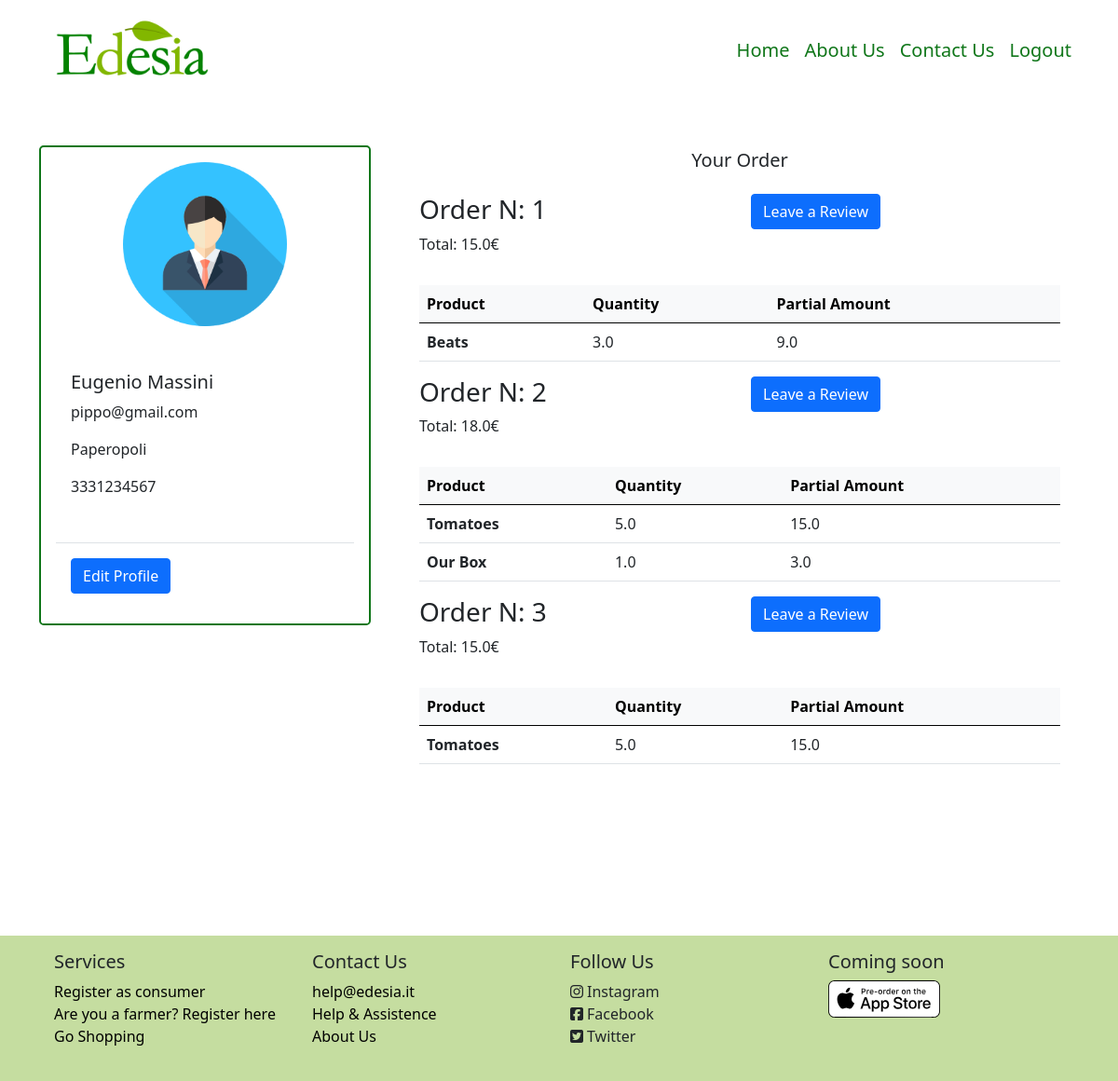
/consumer/1 (signed in), run on the app's committed database.
### model.py (models this page shows, shortened)
class Consumer(db.Model):
    id = db.Column(db.Integer, db.ForeignKey('user.id'), primary_key=True)
    consumer_name = db.Column(db.String(50), nullable=False)
    consumer_surname = db.Column(db.String(50), nullable=False)
    consumer_address = db.Column(db.String(50), nullable=False)
    consumer_phone = db.Column(db.String(12), nullable=False)
    __mapper_args__ = {
        'polymorphic_identity': 'consumer',
    }

class User (UserMixin, db.Model):
    id = db.Column(db.Integer, primary_key=True)  # Auto-incrementing
    email = db.Column(db.String(50), unique=True, nullable=False)
    name = db.Column(db.String(50), nullable=False)
    password_hash = db.Column(db.String(200), nullable=False)
    roleid = db.Column(db.Integer, db.ForeignKey('role.id'))
    type = db.Column(db.String(30))
    __mapper_args__ = {
        'polymorphic_identity': 'user',
        'polymorphic_on': type
    }

class Order (db.Model):
    id = db.Column(db.Integer, primary_key=True)
    consumer_id = db.Column(db.Integer, db.ForeignKey('consumer.id'))
    supplier_id = db.Column(db.Integer, db.ForeignKey('supplier.id'))
    date = db.Column(db.Date)
    delivery_date = db.Column(db.Date)
    amount = db.Column(db.Float)
    review = db.Column(db.Boolean, default=False)

class OrderLine(db.Model):
    id = db.Column(db.Integer, primary_key=True)
    order_id = db.Column(db.Integer, db.ForeignKey('order.id'))
    supplier_id = db.Column(db.Integer, db.ForeignKey('supplier.id'))
    product_id = db.Column(db.Integer, db.ForeignKey('product.id'))
    product_name = db.Column(db.String)
    quantity = db.Column(db.Float)
    partial_amount = db.Column(db.Float)

### app.py (the view)
@app.route('/consumer/<int:id>')
@login_required
def consumer(id):
    consumer = Consumer.query.filter_by(id=id).first()
    user = User.query.filter_by(id=id).first()
    orders = Order.query.filter_by(consumer_id=id).all()
    l_order_cons =[]
    class OrderCons():
        def __init__(self, order, content):
            self.order = order
            self.content = content
    for o in orders:
        products = []
        lines = OrderLine.query.filter_by(order_id=o.id)
        for l in lines:
            products.append(l)
        l_order_cons.append(OrderCons(o, products))
    return render_template('Pages/profile/profile_consumer-orders.html', consumer=consumer, user=user, orders=l_order_cons)

### model.py (called while the page is built)
@login_manager.user_loader
def load_user(user_id):
    return User.query.get(int(user_id))

### templates/Pages/profile/profile_consumer-orders.html
{% extends 'Pages/profile/profile_consumer.html' %}
{% block specific %}
            <div class="col-8">
                <div class="container-fluid m-1">
                    <div class="row text-center">
                        <h5>Your Order</h5>
                    </div>
                    {% if orders %}
                    {% for order in orders %}
                    <div class="row row-cols-lg-2 mb-3 mt-3">
                        <div class="col">
                             <h3>Order N: {{ order.order.id }}</h3>
                            <p>Total: {{ order.order.amount }}€</p>
                        </div>
                    <div class="col">
                        {% if  order.order.review == False %}
                            <a class="btn btn-primary" href="{{ url_for('consumer_review', id=consumer.id, order_id=order.order.id)}}">Leave a Review</a>
                        {% endif %}
                    </div>
                    </div>
                    <div class="table-responsive-lg">
                        <table class="table table-hover">
                            <thead class="table-light">
                                <tr>
                                    <th scope="col">Product</th>
                                    <th scope="col">Quantity</th>
                                    <th scope="col">Partial Amount</th>
                                </tr>
                            </thead>
                            <tbody>
                            {% for line in order.content %}
                                <tr>
                                    <th scope="row">{{ line.product_name }}</th>
                                    <td>{{line.quantity}}</td>
                                    <td>{{ line.partial_amount}}</td>
                                </tr>
                            {% endfor %}
                            </tbody>
                        </table>
                    </div>
                {% endfor %}
                {% else %}
                    <p>No orders found</p>
                {% endif %}
                </div>
            </div>
{% endblock %}

### templates/Pages/profile/profile_consumer.html (shortened to what this page needs)
{% extends 'Components/base.html' %}
{% block body %}
    <div class="container-lg min-vh-100">
        <div class="row mt-5 mb-5">
            <div class="col-4">
                <div class="card m-auto rounded-3 border-2" id="cardProfileConsumer">
                    <img src="/static/images/avatar.png" class="card-img-top mt-3 mb-3 m-auto" style="width: 50%">
                    <div class="card-body m-3">
                        <h5 class="card-title">{{ consumer.consumer_name }} {{ consumer.consumer_surname }}</h5>
                        <p class="card-text">{{ user.email }}</p>
                        <p class="card-text">{{ consumer.consumer_address }}</p>
                        <p class="card-text">{{ consumer.consumer_phone }}</p>
                    </div>
                    <div class="card-body border-top m-3">
                        <button class="btn btn-primary">Edit Profile</button>
                    </div>
                </div>
            </div>
        {% block specific %}
        {%  endblock %}
        </div>
    </div>
{% endblock %}

### static/personal.css (style rules this page uses)
#searchBar input, #cardResult, #cardProfileConsumer { border-color: #0F7619;; }

### data on the page
Consumer: consumer_name "Eugenio", consumer_surname "Massini", consumer_address "Paperopoli", consumer_phone "3331234567"
User: email "pippo@gmail.com"
Order: order.id "1", order.amount "15.0"
OrderLine: product_name "Beats", quantity "3.0", partial_amount "9.0"
Order: order.id "2", order.amount "18.0"
OrderLine: product_name "Tomatoes", quantity "5.0", partial_amount "15.0"
OrderLine: product_name "Our Box", quantity "1.0", partial_amount "3.0"
Order: order.id "3", order.amount "15.0"
OrderLine: product_name "Tomatoes", quantity "5.0", partial_amount "15.0"
